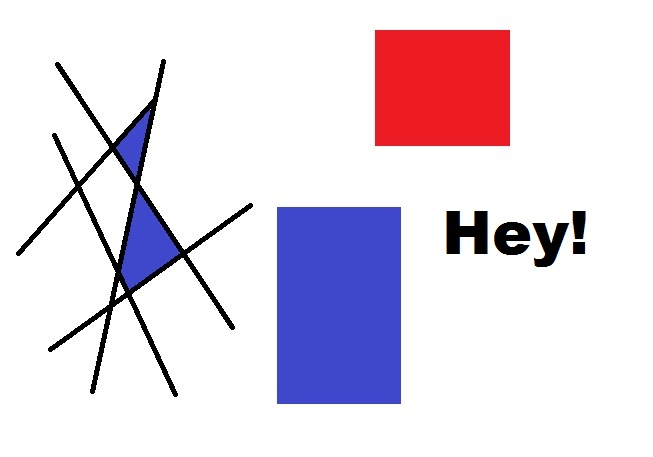
#> input picture opencv-corner-detection-sample.jpg, 653 x 457 px, given in place of the camera
$ python Aula8.py
#> lines starting #> are read from the running program, lines starting #| are printed output that depends on the picture; after the words box and inside, x2 and y2 are one past the last pixel; in counts of white or black regions, pixels touching at a corner belong together
import cv2
import numpy as np

cap = cv2.VideoCapture(0)

while True:
    _, frame = cap.read()
#> frame is the input picture: shape (457, 653, 3); mean B, G, R 229.7, 216.9, 227
    hsv = cv2.cvtColor(frame, cv2.COLOR_BGR2HSV)
#> hsv: shape (457, 653, 3); mean H, S, V 26.7, 32.8, 240.3

    #HSV HUE SAT VALUE
    lower_red = np.array([30,0,0])
    upper_red = np.array([80,255,255])

    mask = cv2.inRange(hsv,lower_red,upper_red)
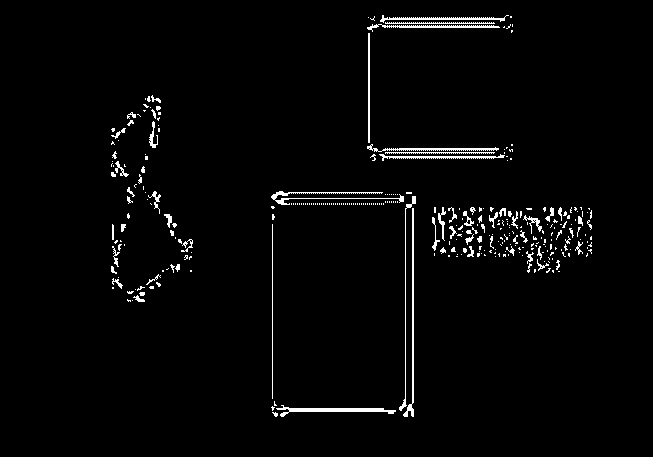
#> mask: shape (457, 653); 2.4% white in thin lines or dots, all inside (x1, y1, x2, y2) = (111, 15, 592, 417)
    res = cv2.bitwise_and(frame,frame,mask=mask)
    bilateral = cv2.bilateralFilter(res,15,75,75)
    median = cv2.medianBlur(res,15)
    blur = cv2.GaussianBlur(res,(15,15),0)
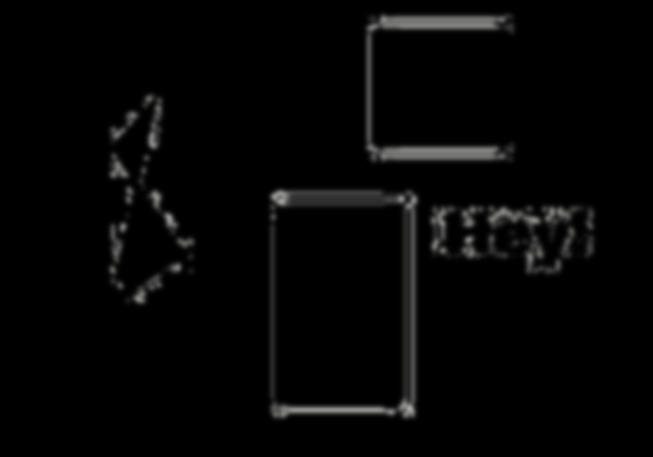
#> blur: shape (457, 653, 3); mean B, G, R 5.2, 5.3, 5.3

    cv2.imshow("frame",frame)
    cv2.imshow("mask",mask)
    cv2.imshow("res",res)
    cv2.imshow('bilateral Blur',bilateral)
    cv2.imshow('Median Blur',median)
    cv2.imshow('Gaussian Blurring',blur)


    k = cv2.waitKey(5) & 0xFF
#> (key Esc is pressed here)
    if k == 27:
        break

cap.release()
